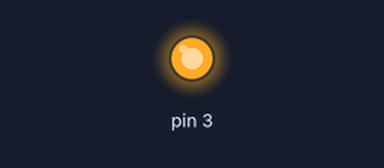
A sketch run on a simulated Arduino Uno, built with avr-gcc and run on an emulated ATmega328P. Parts: output pins drawn as LEDs (lit = HIGH).

Above: at 0.1 s.
At 2.1 s:
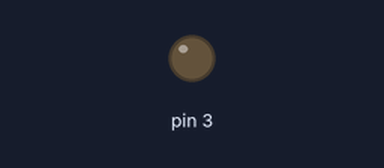
Timing chart, 0 to 3.6 s (numbered marks = the images above):
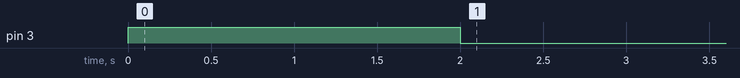

The sketch:

timeoffset.ino
```cpp
void setup() {
  pinMode(3, OUTPUT);
  digitalWrite(3, HIGH);
  delay(2000);
  digitalWrite(3, LOW);
}

void loop() {
  // put your main code here, to run repeatedly:

}
```
